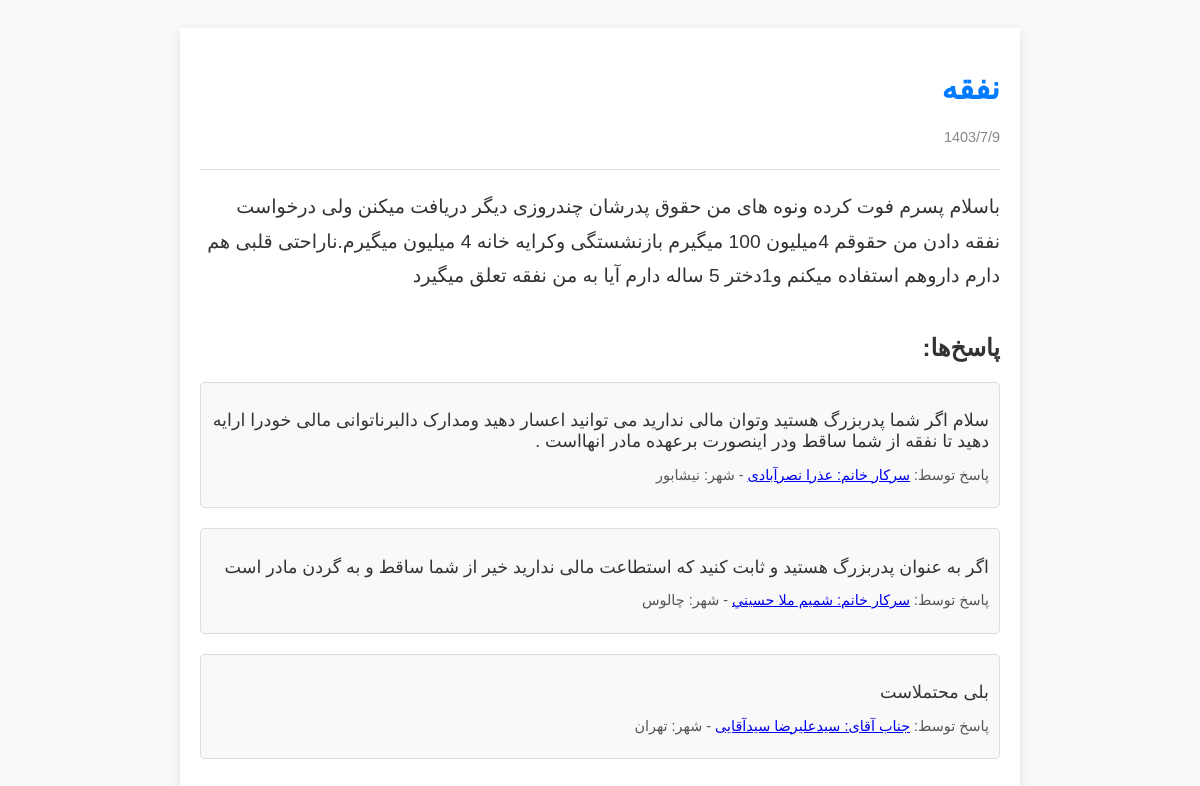
/question/3/, run on the app's committed database.
### core/models.py (models this page shows, shortened)
class Question(models.Model):
    id = models.AutoField(primary_key=True)
    date = models.CharField(max_length=255)
    title = models.CharField(max_length=255)
    text = models.TextField()

class Answer(models.Model):
    id = models.AutoField(primary_key=True)
    question = models.ForeignKey(Question, related_name='answers', on_delete=models.CASCADE)
    lawyer = models.ForeignKey(Lawyer, on_delete=models.SET_NULL, null=True)
    text = models.TextField()

class Lawyer(models.Model):
    id = models.CharField(primary_key=True, max_length=255)
    name = models.CharField(max_length=255)
    city = models.CharField(max_length=255)

### core/views.py (the view)
# urls.py: path('question/<int:pk>/', views.QuestionDetailView.as_view(), name='question_detail'),
class QuestionDetailView(generic.DetailView):
    model = Question
    template_name = 'core/question_detail.html'
    context_object_name = 'question'

### core/templates/core/question_detail.html (shortened to what this page needs)
<!DOCTYPE html>
<html lang="fa">
<head>
</head>
<body>
<div class="container">
    <div class="question-header">
        <h1 class="question-title">{{ question.title }}</h1>
        <p class="question-date">{{ question.date }}</p>
    </div>
    <div class="question-text">
        {{ question.text }}
    </div>
    <div class="answers-section">
        <h2>پاسخ‌ها:</h2>
        {% for answer in question.answers.all %}
            <div class="answer-item">
                <p class="answer-text">{{ answer.text }}</p>
                <p class="answer-lawyer">
                    پاسخ توسط:
                    <a href="{% url 'lawyer_detail' answer.lawyer.id %}">{{ answer.lawyer.name }}</a>
                    - شهر: {{ answer.lawyer.city }}
                </p>
            </div>
        {% empty %}
            <p>هیچ پاسخی هنوز برای این سوال ثبت نشده است.</p>
        {% endfor %}
    </div>
</div>
</body>
</html>

### core/templates/core/question_detail.html (style rules this page uses)
body { font-family: 'Vazir', sans-serif; background-color: #f9f9f9; color: #333; direction: rtl; text-align: right; padding: 20px; }
.container { max-width: 800px; margin: 0 auto; background-color: #fff; padding: 20px; box-shadow: 0 2px 10px rgba(0, 0, 0, 0.1); }
.question-header { border-bottom: 1px solid #ddd; padding-bottom: 10px; margin-bottom: 20px; }
.question-title { font-size: 2em; color: #007bff; }
.question-date { font-size: 0.9em; color: #888; }
.question-text { margin-top: 20px; font-size: 1.2em; line-height: 1.8; }
.answers-section { margin-top: 40px; }
.answer-item { margin-bottom: 20px; padding: 10px; border: 1px solid #ddd; background-color: #f9f9f9; border-radius: 5px; }
.answer-text { font-size: 1.1em; margin-bottom: 10px; }
.answer-lawyer { font-size: 0.9em; color: #555; }

### data on the page
Question: title "نفقه", date "1403/7/9", text "باسلام پسرم فوت کرده ونوه های من حقوق پدرشان چندروزی دیگر دریافت میکنن ولی درخواست نفقه دادن من حقوقم 4میلیون 100 میگیرم بازنشستگی وکرایه خانه 4 میلیون میگیرم.ناراحتی قلبی هم دارم داروهم استفاده میکنم و1دختر 5 ساله دارم آیا به من نفقه تعلق میگیرد"
Answer: text "سلام اگر شما پدربزرگ هستید وتوان مالی ندارید می توانید اعسار دهید ومدارک دالبرناتوانی مالی خودرا ارایه دهید تا نفقه از شما ساقط ودر اینصورت برعهده مادر انهااست .", lawyer.name "سرکار خانم: عذرا نصرآبادی", lawyer.city "نیشابور"
Answer: text "اگر به عنوان پدربزرگ هستید و ثابت کنید که استطاعت مالی ندارید خیر از شما ساقط و به گردن مادر است", lawyer.name "سرکار خانم: شميم ملا حسيني", lawyer.city "چالوس"
Answer: text "بلی محتملاست", lawyer.name "جناب آقای: سیدعلیرضا سیدآقایی", lawyer.city "تهران"
